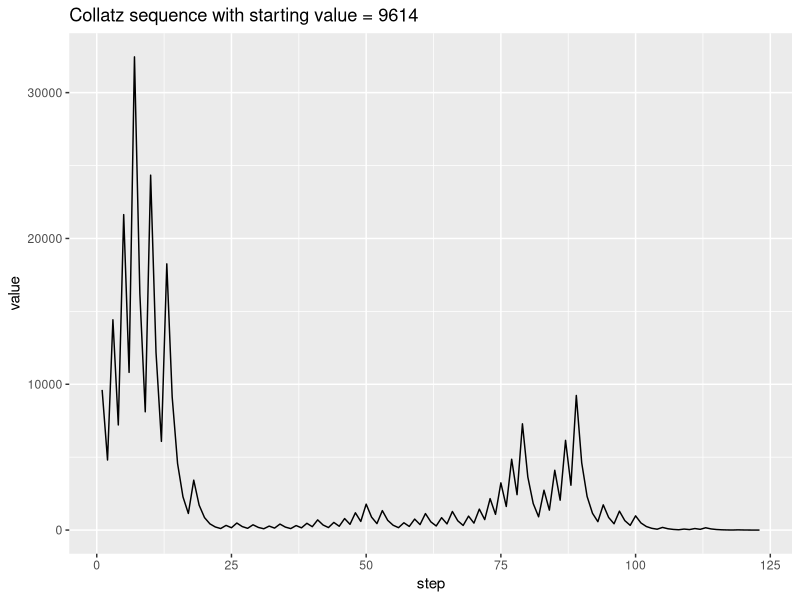
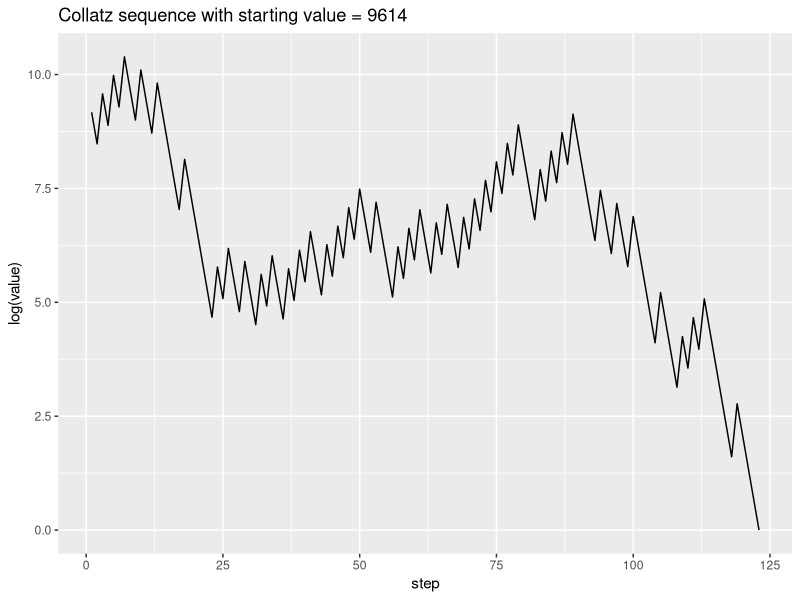
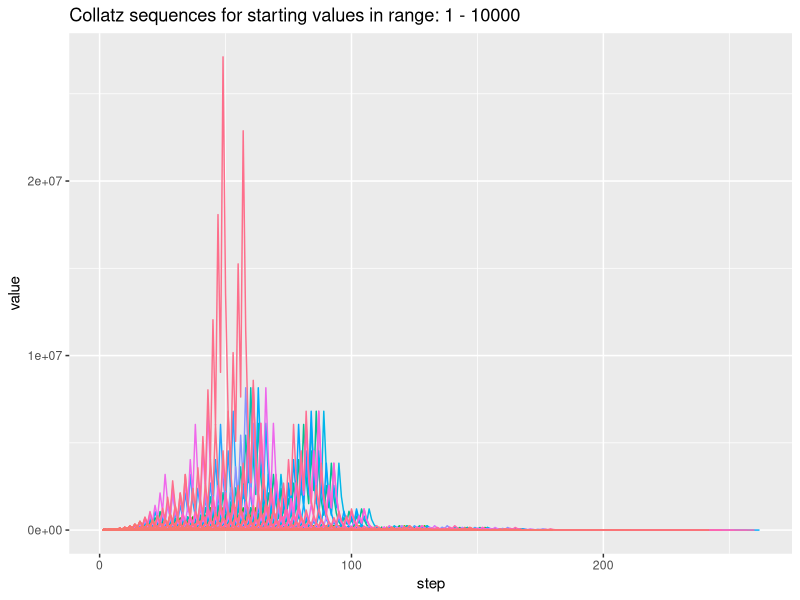
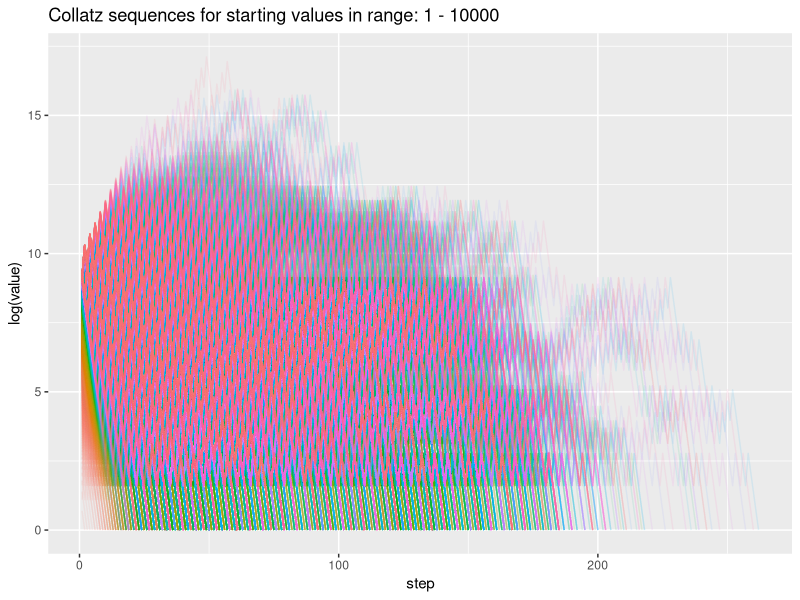
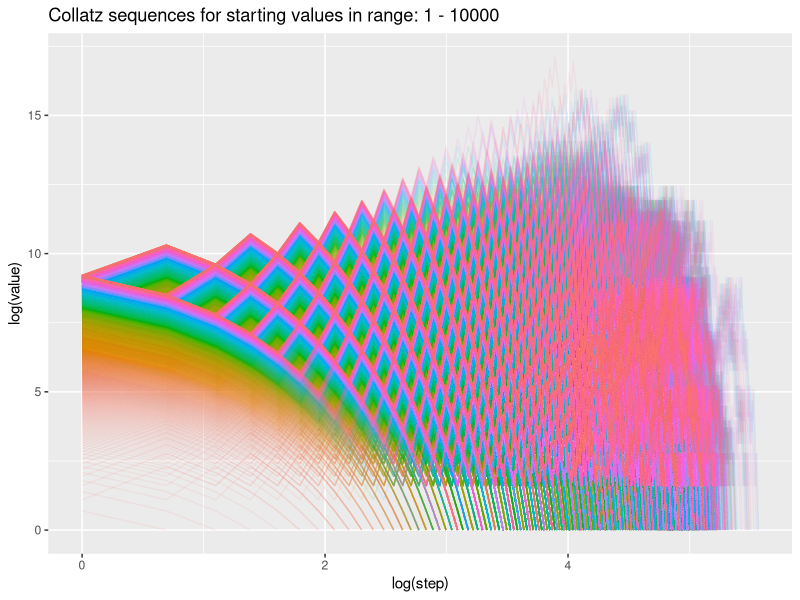
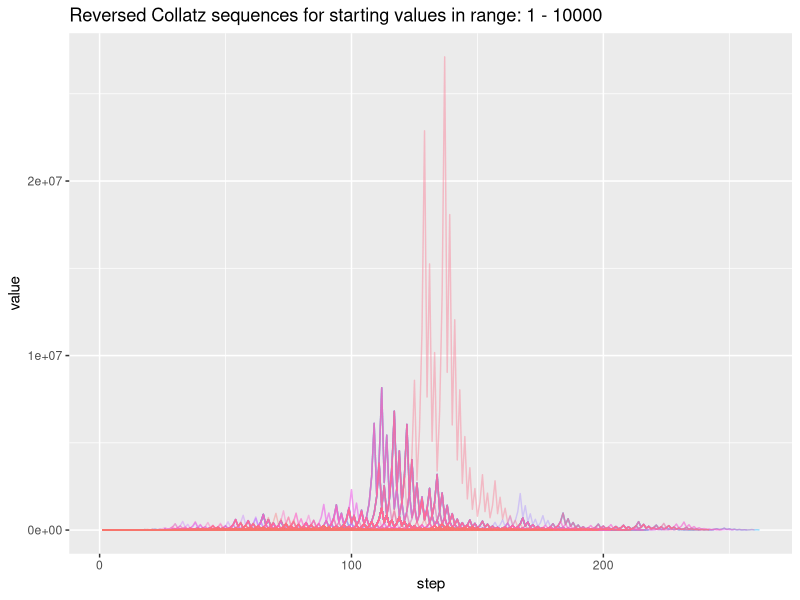
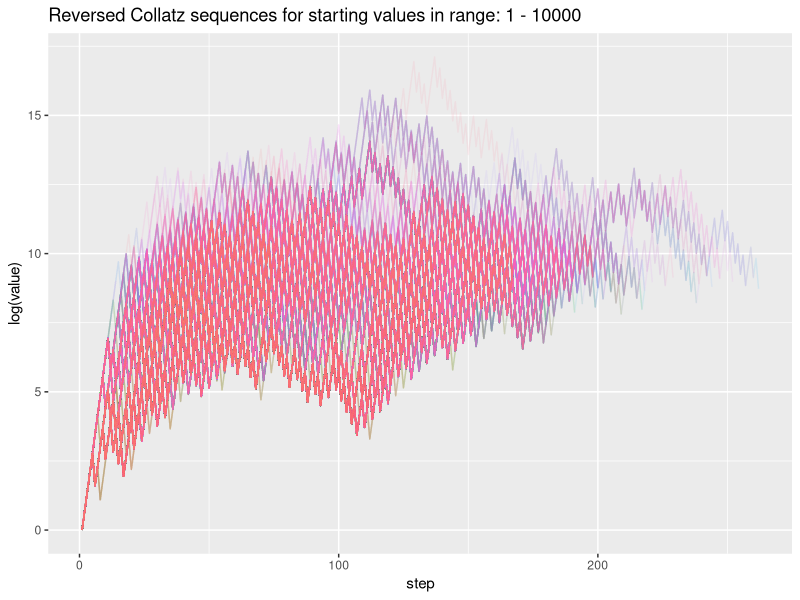
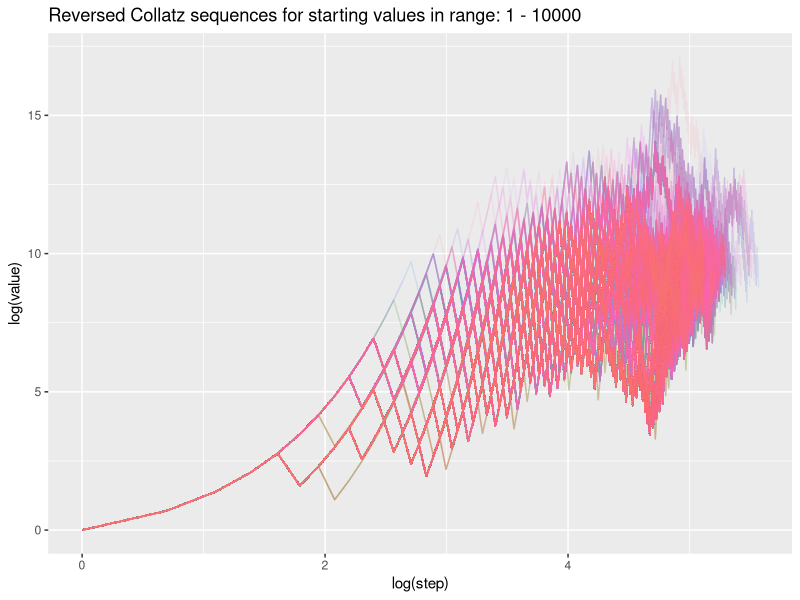

Generate these figures, in order, with R:
## ---- chunk 1
knitr::opts_chunk$set(echo = TRUE)
library(tidyverse)
## ---- chunk 2
collatz_even <- function(even_int){
  return(even_int / 2)
}

collatz_odd <- function(odd_int){
  return(3 * odd_int + 1)
}
## ---- chunk 3
seeds <- 1:10000
max_s <- 1000
## ---- chunk 4
collatz_brute_force <- function(start_int, max_steps = 1000){
  new_val <- start_int
  steps <- c(new_val)
  step_count <- 0
  
  # This while statement could never disprove the Collatz conjecture if one start 
  # integer were to lead to infinity, because it has no way of knowing that the 
  # there is no solution, and without a break condition, it would naively keep 
  # running the function ad infinitum. (it has been shown that there are no 
  # starting values that disprove the Collatz conjecture inferior to 2^68)
  
  while(new_val != 1) {
    step_count <- step_count + 1
    if(new_val %% 2 == 0){
      new_val <- collatz_even(new_val)
      steps <- c(steps, new_val)}
    else{
      new_val <- collatz_odd(new_val)
      steps <- c(steps, new_val)}
    if(step_count > max_steps){
      break
    }
  }
  return(list(steps))
}
## ---- chunk 5
# collecting the data
collatz_data <- data.frame(seed = seeds)

collatz_data <- collatz_data %>% 
  rowwise() %>% 
  mutate(sequence = list(collatz_brute_force(seed, max_steps = max_s))) %>% 
  unnest(sequence) %>% 
  rowwise() %>% 
  mutate(max_val = max(sequence),
         n_steps = length(sequence)) %>% 
  mutate(step_index = list(1:n_steps))

collatz_data
## ---- chunk 6
# standard plot
set.seed(0)
seed_value <- sample(seeds, 1)

collatz_data %>% 
  filter(seed == seed_value)%>% 
  select(sequence) %>% 
  unnest(sequence) %>% 
  ggplot(aes(x = 1:length(sequence), y = sequence)) +
  geom_line() +
  labs(x = "step", y = "value", title = print(paste0("Collatz sequence with starting value = ", seed_value)))
## ---- chunk 7
# semi-log plot
collatz_data %>% 
  filter(seed == seed_value)%>% 
  select(sequence) %>% 
  unnest(sequence) %>% 
  ggplot(aes(x = (1:length(sequence)), y = log(sequence))) +
  geom_line() +
  labs(x = "step", y = "log(value)", title = print(paste0("Collatz sequence with starting value = ", seed_value)))
## ---- chunk 8
# preparing the data
collatz_sequences <- collatz_data %>% 
  select(seed, sequence, step_index) %>%
  unnest(c(sequence, step_index)) %>% 
  pivot_longer(cols = -c(step_index, seed), names_to = "variable", values_to = "values") %>% 
  select(-variable)
## ---- chunk 9
# standard plot
collatz_sequences %>% 
  ggplot(aes(x = step_index, y = values, colour = as.factor(seed))) +
  geom_line() + theme(legend.position = "none") +
  labs(title = paste0("Collatz sequences for starting values in range: ", range(seeds)[1], " - ", range(seeds)[2]),
       x = "step", y = "value")

# semi-log plot
collatz_sequences %>% 
  ggplot(aes(x = (step_index), y = log(values), colour = as.factor(seed))) +
  geom_line(alpha = 0.1) + theme(legend.position = "none") +
  labs(title = paste0("Collatz sequences for starting values in range: ", range(seeds)[1], " - ", range(seeds)[2]),
       x = "step", y = "log(value)")

# log-log plot
collatz_sequences %>% 
  ggplot(aes(x = log(step_index), y = log(values), colour = as.factor(seed))) +
  geom_line(alpha = 0.1) + theme(legend.position = "none") +
  labs(title = paste0("Collatz sequences for starting values in range: ", range(seeds)[1], " - ", range(seeds)[2]),
       x = "log(step)", y = "log(value)")
## ---- chunk 10
# preparing the data
collatz_sequences_rev <- collatz_data %>% 
  select(seed, sequence, step_index) %>%
  rowwise() %>% 
  mutate(step_index = list(rev(step_index))) %>% 
  unnest(c(sequence, step_index)) %>% 
  pivot_longer(cols = -c(step_index, seed), names_to = "variable", values_to = "values") %>% 
  select(-variable) 

# standard plot
collatz_sequences_rev %>% 
  ggplot(aes(x = step_index, y = values, colour = as.factor(seed))) +
  geom_line(alpha = 0.4) + theme(legend.position = "none") +
  labs(title = paste0("Reversed Collatz sequences for starting values in range: ", range(seeds)[1], " - ", range(seeds)[2]),
       x = "step", y = "value")

# semi-log plot
collatz_sequences_rev %>% 
  ggplot(aes(x = step_index, y = log(values), colour = as.factor(seed))) +
  geom_line(alpha = 0.1) + theme(legend.position = "none") +
  labs(title = paste0("Reversed Collatz sequences for starting values in range: ", range(seeds)[1], " - ", range(seeds)[2]),
       x = "step", y = "log(value)")

# log-log plot
collatz_sequences_rev %>% 
  ggplot(aes(x = log(step_index), y = log(values), colour = as.factor(seed))) +
  geom_line(alpha = 0.1) + theme(legend.position = "none") +
  labs(title = paste0("Reversed Collatz sequences for starting values in range: ", range(seeds)[1], " - ", range(seeds)[2]),
       x = "log(step)", y = "log(value)")
## ---- chunk 11
collatz_data %>% 
  ggplot(aes(x = seed, y = n_steps, colour = log(max_val))) +
  geom_point(size = .6) +

  labs(title = paste0("Steps to 1 for Collatz sequences with starting values in range: ", 
                      range(seeds)[1], " - ", range(seeds)[2]),
       x = "starting value", y = "number of steps to 1", colour = "log(highest reached point)") +
  theme(legend.position="bottom") +
  scale_color_gradientn(colours = rainbow(2))

collatz_data %>% 
  ggplot(aes(x = log(seed), y = log(max_val), colour = n_steps)) +
  geom_point(size = .6) + 
  labs(title = paste0("Highest reached points \nfor Collatz sequences with starting values in range: ", 
                      range(seeds)[1], " - ", range(seeds)[2]),
       x = "log(starting value)", y = "log(highest point)", colour = "n steps to 1") +
  scale_color_gradientn(colours = rainbow(2))

collatz_data %>% 
  ggplot(aes(x = log(seed), y = log(max_val-seed), colour = n_steps)) +
  geom_point(size = .6) +
  labs(title = paste0("Highest reached points above initial value \nfor Collatz sequences with starting values in range: ", range(seeds)[1], " - ", range(seeds)[2]),
       x = "log(starting value)", y = "log(highest point minus starting value)", colour = "n steps to 1") +
  scale_color_gradientn(colours = rainbow(2))
